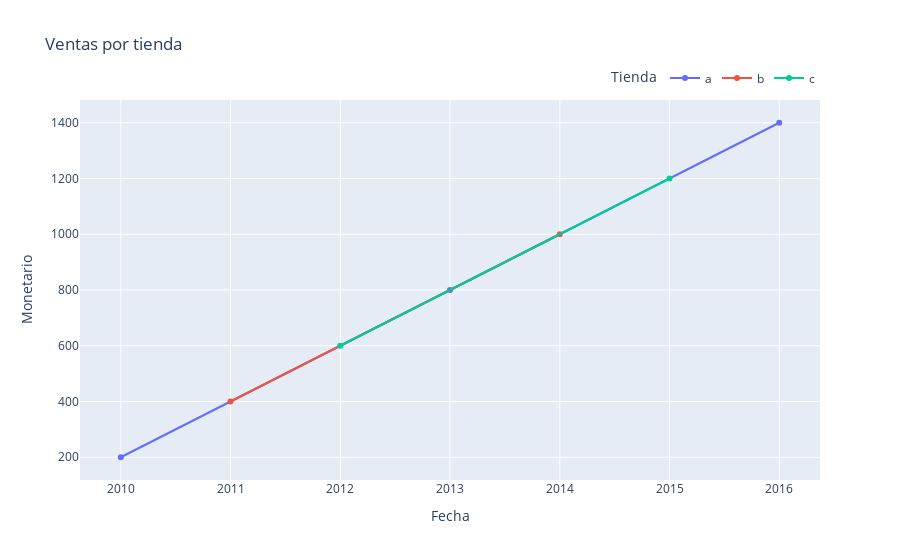

The notebook cell this image was saved under:
### Code cell
fig = px.line(ventas, x="fecha", y="monetario", color='tienda', 
              hover_data=['tienda', 'unidades'],
              title='Ventas por tienda',
              labels={
                  'fecha':'Fecha',
                  'monetario':'Monetario',
                  'tienda':'Tienda',
                 },
              markers=True, line_shape='spline',
              ) 

fig.update_layout(xaxis_title='Fecha',
                  legend=dict(
                      orientation='h',
                      yanchor='bottom',
                      y=1.02,
                      xanchor='right',
                      x=1
                  )
                 )

fig.update_traces(
    hovertemplate="<br>".join([
        'Tienda %{customdata[0]}',
        "Fecha (año): %{x}",
        "Monetario: %{y}",
        'Unidades %{customdata[1]}',
    ])
)

fig.show()

### Figure 1 — Plotly figure (JSON) as saved in the notebook; plotly's stock layout.template omitted (floating-point values rounded to 4 significant figures)
{"data": [{"customdata": [["a", 20], ["a", 88], ["a", 160]], "hovertemplate": "Tienda %{customdata[0]}<br>Fecha (año): %{x}<br>Monetario: %{y}<br>Unidades %{customdata[1]}", "legendgroup": "a", "line": {"color": "#636efa", "dash": "solid", "shape": "spline"}, "marker": {"symbol": "circle"}, "mode": "lines+markers", "name": "a", "orientation": "v", "showlegend": true, "type": "scatter", "x": [2010, 2013, 2016], "xaxis": "x", "y": [200, 800, 1400], "yaxis": "y"}, {"customdata": [["b", 50], ["b", 110]], "hovertemplate": "Tienda %{customdata[0]}<br>Fecha (año): %{x}<br>Monetario: %{y}<br>Unidades %{customdata[1]}", "legendgroup": "b", "line": {"color": "#EF553B", "dash": "solid", "shape": "spline"}, "marker": {"symbol": "circle"}, "mode": "lines+markers", "name": "b", "orientation": "v", "showlegend": true, "type": "scatter", "x": [2011, 2014], "xaxis": "x", "y": [400, 1000], "yaxis": "y"}, {"customdata": [["c", 55], ["c", 150]], "hovertemplate": "Tienda %{customdata[0]}<br>Fecha (año): %{x}<br>Monetario: %{y}<br>Unidades %{customdata[1]}", "legendgroup": "c", "line": {"color": "#00cc96", "dash": "solid", "shape": "spline"}, "marker": {"symbol": "circle"}, "mode": "lines+markers", "name": "c", "orientation": "v", "showlegend": true, "type": "scatter", "x": [2012, 2015], "xaxis": "x", "y": [600, 1200], "yaxis": "y"}], "layout": {"legend": {"orientation": "h", "title": {"text": "Tienda"}, "tracegroupgap": 0, "x": 1, "xanchor": "right", "y": 1.02, "yanchor": "bottom"}, "title": {"text": "Ventas por tienda"}, "xaxis": {"anchor": "y", "domain": [0, 1], "title": {"text": "Fecha"}}, "yaxis": {"anchor": "x", "domain": [0, 1], "title": {"text": "Monetario"}}}}
